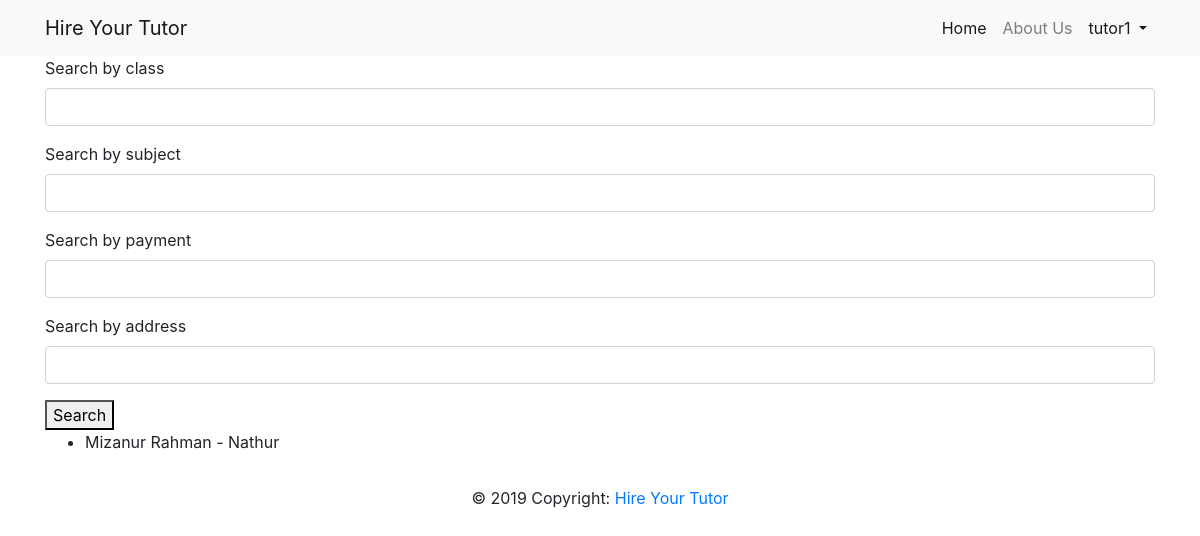
Screenshot of /tutor/tutorhomepage/ (signed in) with the database file from the repository.
### hireapp/models.py (models this page shows, shortened)
class User(AbstractUser):
    is_tutor = models.BooleanField(default=False)
    is_guardian = models.BooleanField(default=False)

class GuardianProfiles(models.Model):
    GENDER_CHOICES = (
        ('Male', 'Male'),
        ('Female', 'Female'),
    )
    user = models.ForeignKey(User, on_delete=models.CASCADE, default=None)
    Guardians_name = models.CharField("Guardian's Name", max_length=50)
    gender = models.CharField(max_length=6, choices=GENDER_CHOICES)
    nid_No = models.CharField(max_length=18)
    occupation = models.CharField(max_length=20)
    students_name = models.CharField("Student's Name", max_length=50)
    s_class = models.CharField("Student's Class", max_length=2)
    school = models.CharField("School/College", max_length=60)
    subject = models.CharField(max_length=100)
    payment = models.CharField(max_length=5)
    tution_hour = models.CharField("Tution hours", max_length=3)
    guardian_contact = models.CharField("Guardian's Contact Number", max_length=14)
    need_tutor_from = models.DateField()
    description = models.TextField(max_length=250)
    address = models.TextField(max_length=150)
    week_days = models.CharField("How many days in a week?", max_length=1)
    number_of_students = models.CharField("Number of students", max_length=2)

### hireapp/views/tutor.py (the view)
# urls.py: path('tutorhomepage/', tutor.TutorHomepage,
@login_required()
@tutor_required()
def TutorHomepage(request):
    filters = GuardianFilter(request.GET, queryset=GuardianProfiles.objects.all())
    return render(request, 'hireapp/tutor/search_guardian.html', {'filters': filters})

### hireapp/templates/hireapp/tutor/search_guardian.html (shortened to what this page needs)
{% extends 'base.html' %}
{% load crispy_forms_tags %}
{% load static %}
{% block content %}
  <form method="get">
    {{ filters.form|crispy }}
    <button type="submit">Search</button>
  </form>
  <ul>
  {% for guardians in filters.qs %}
    <li>{{ guardians.Guardians_name }} - {{ guardians.occupation }}</li>
  {% endfor %}
  </ul>
{% endblock content %}

### templates/base.html (shortened to what this page needs)
<!DOCTYPE html>
{% load static %}
<html lang="en">
<head>
    <link rel="stylesheet" href="{% static 'css/bootstrap.min.css' %}">
    <link rel="stylesheet" href="{% static 'css/mm.css' %}">
    <link rel="stylesheet" href="https://maxcdn.bootstrapcdn.com/bootstrap/4.0.0/css/bootstrap.min.css"
>
    <link href="https://unpkg.com/ionicons@4.5.5/dist/css/ionicons.min.css" rel="stylesheet">
    <link rel="stylesheet" href="https://use.fontawesome.com/releases/v5.6.3/css/all.css"
>
</head>
<body>
<nav class="navbar navbar-expand-lg navbar-light bg-light">
    <div class="container">
        <a class="navbar-brand" href="{% url 'home' %}"> Hire Your Tutor</a>
        <div class="collapse navbar-collapse" id="navbar1">
            <ul class="navbar-nav ml-auto">
                <li class="nav-item active">
                    <a class="nav-link" href="{% url 'home' %}">Home </a>
                </li>
                <li class="nav-item">
                    <a class="nav-link" href=""> About Us </a>
                </li>
                {% if user.is_authenticated %}
                <li class="nav-item dropdown active">
                    <a class="nav-link  dropdown-toggle" href="#" data-toggle="dropdown"> {{ user.username }} </a>
                </li>
                {% else %}
                <li class="nav-item">
                    <a class="btn ml-2 btn-warning" href="{% url 'login' %}">Login</a>
                </li>
                {% endif %}
            </ul>
        </div>
    </div>
</nav>
<div class="container">
    {% block content %}
    {% endblock content %}
</div>
<footer class="page-footer font-small blue">
    <div class="footer-copyright text-center py-3">© 2019 Copyright:
        <a href="#">Hire Your Tutor</a>
    </div>
</footer>
</body>
</html>

### static/css/mm.css (style rules this page uses)
body { font-family: 'Bungee', cursive; }

### rows the page displays
User: username "tutor1"
GuardianProfiles: Guardians_name "Mizanur Rahman", occupation "Nathur"
